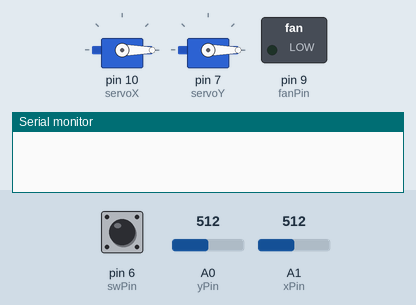
Bench run of a sketch on a simulated Arduino Uno, built with avr-gcc and run on an emulated ATmega328P. On the bench: 2 × servo, switched loads named in the sketch (green lamp = pin HIGH), the last lines printed to the serial monitor. Inputs (shaded band) come from the test bench; at power-on: A0 (yPin) = 512, A1 (xPin) = 512, pin 6 (swPin) HIGH.

Above: at 1.2 s.
1.3 s: A0 (yPin) set to 589
2.8 s: A0 (yPin) set to 614
At 5.4 s:
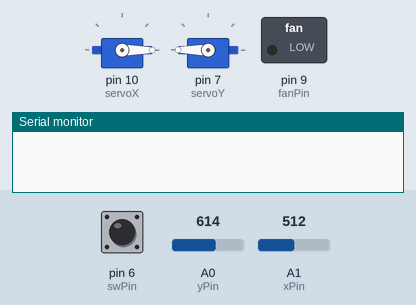
5.8 s: A1 (xPin) set to 584
7.3 s: A1 (xPin) set to 615
At 8.08 s:
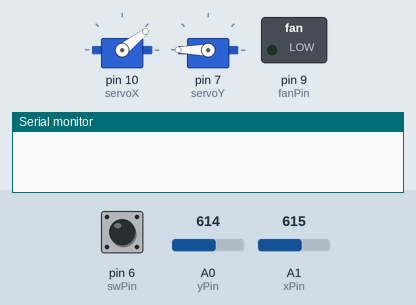
10.3 s: pin 6 (swPin) pulled LOW for 0.15 s
At 12.1 s:
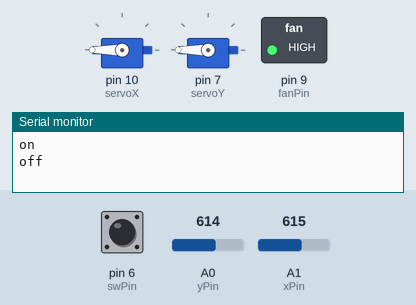
12.4 s: A0 (yPin) set to 462
13.9 s: A0 (yPin) set to 442
At 14.38 s:
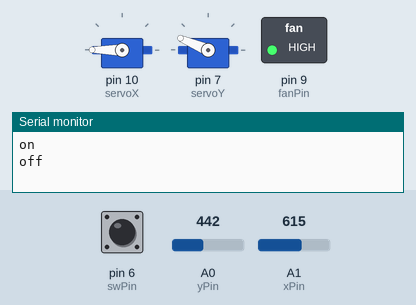
Timing chart, 0 to 17.9 s (numbered marks = the images above; inputs shaded):
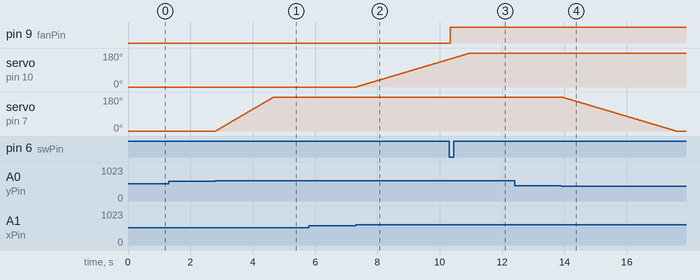

Measured:
- the behaviour switches between 600 and 601 on A0 (yPin) (found by bisection; images 0 and 1)
- the behaviour switches between 600 and 601 on A1 (xPin) (found by bisection; images 1 and 2)
- the behaviour switches between 450 and 449 on A0 (yPin) (found by bisection; images 3 and 4)
- after the input at 1.3 s, every drawn part: stays the same
- after the input at 2.8 s, servo on pin 7 (servoY): moves from 0° to 180° over 1.9 s, starting at once
- after the input at 5.8 s, every drawn part: stays the same
- after the input at 7.3 s, servo on pin 10 (servoX): moves from 0° to 147° over 3.0 s, starting at once
- after the input at 10.3 s, pin 9 (fanPin): LOW → HIGH at once
- after the input at 12.4 s, every drawn part: stays the same
- after the input at 13.9 s, servo on pin 7 (servoY): moves from 180° to 0° over 3.6 s, starting at once

The sketch:

Wjoystick.ino
```cpp
#include <Servo.h>

int yPin = A0;
int xPin = A1; //Pin for reading horizontal
int fanPin = 9;

int swPin = 6;

int y;
int x;
int state;

int posY;
int posX;

int limiter = 0;
int toggle = 0;

Servo servoY;
Servo servoX;

void setup() {
  // put your setup code here, to run once:

  servoX.attach(10);
  servoY.attach(7);
  Serial.begin(9600);

  pinMode(swPin, INPUT_PULLUP);
  pinMode(fanPin, OUTPUT);


}

void loop() {
  // put your main code here, to run repeatedly:

y = analogRead(yPin);
x = analogRead(xPin);
state = digitalRead(swPin);

servoY.write(posY);
servoX.write(posX);


if(y > 600){

    posY++;

  if(posY > 180){

    posY = 180;

  }
  delay(10);

} else if(y < 450){

  posY --;

  if(posY < 0){

    posY = 0;

  }

  delay(10);

}

if(x > 600){

  posX++;

  if(posX > 180){

    posX = 180;

  }
  delay(10);

} else if(x < 450){

  posX--;

  if(posX < 0){

    posX = 0;

  }
  delay(10);
}
if(state == LOW && limiter == 0){

  limiter = 1;
  toggle++;
  Serial.println("on");

} else if(state == HIGH && limiter == 1){

  limiter = 0;
  toggle++;
  Serial.println("off");

}

if(toggle > 4){

  toggle = 1;

}

if(toggle == 1 || toggle == 2){

  digitalWrite(fanPin,HIGH);

} else {

  digitalWrite(fanPin,LOW);

}


}
```
